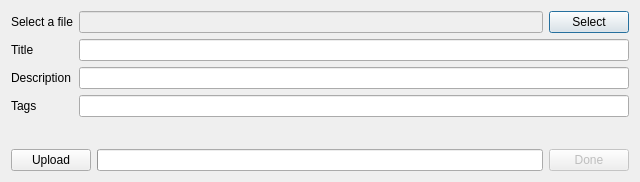
<?xml version="1.0" encoding="UTF-8"?>
<ui version="4.0">
 <class>uploadDialog</class>
 <widget class="QDialog" name="uploadDialog">
  <property name="geometry">
   <rect>
    <x>0</x>
    <y>0</y>
    <width>640</width>
    <height>173</height>
   </rect>
  </property>
  <property name="windowTitle">
   <string>Upload</string>
  </property>
  <layout class="QVBoxLayout" name="verticalLayout">
   <item>
    <layout class="QFormLayout" name="formLayout">
     <item row="0" column="0">
      <widget class="QLabel" name="label">
       <property name="text">
        <string>Select a file</string>
       </property>
      </widget>
     </item>
     <item row="0" column="1">
      <layout class="QHBoxLayout" name="horizontalLayout_2">
       <item>
        <widget class="QLineEdit" name="fileSelectEdit">
         <property name="enabled">
          <bool>false</bool>
         </property>
         <property name="readOnly">
          <bool>true</bool>
         </property>
        </widget>
       </item>
       <item>
        <widget class="QPushButton" name="fileSelectButton">
         <property name="text">
          <string>Select</string>
         </property>
        </widget>
       </item>
      </layout>
     </item>
     <item row="1" column="0">
      <widget class="QLabel" name="label_2">
       <property name="text">
        <string>Title</string>
       </property>
      </widget>
     </item>
     <item row="1" column="1">
      <widget class="QLineEdit" name="titleEdit"/>
     </item>
     <item row="2" column="0">
      <widget class="QLabel" name="label_3">
       <property name="text">
        <string>Description</string>
       </property>
      </widget>
     </item>
     <item row="2" column="1">
      <widget class="QLineEdit" name="descriptionBox"/>
     </item>
     <item row="3" column="0">
      <widget class="QLabel" name="label_4">
       <property name="text">
        <string>Tags</string>
       </property>
      </widget>
     </item>
     <item row="3" column="1">
      <widget class="QLineEdit" name="tagsEdit"/>
     </item>
    </layout>
   </item>
   <item>
    <layout class="QHBoxLayout" name="horizontalLayout_3">
     <item>
      <spacer name="horizontalSpacer">
       <property name="orientation">
        <enum>Qt::Horizontal</enum>
       </property>
       <property name="sizeHint" stdset="0">
        <size>
         <width>40</width>
         <height>20</height>
        </size>
       </property>
      </spacer>
     </item>
     <item>
      <widget class="QLabel" name="uploadLabel">
       <property name="text">
        <string/>
       </property>
      </widget>
     </item>
     <item>
      <spacer name="horizontalSpacer_2">
       <property name="orientation">
        <enum>Qt::Horizontal</enum>
       </property>
       <property name="sizeHint" stdset="0">
        <size>
         <width>40</width>
         <height>20</height>
        </size>
       </property>
      </spacer>
     </item>
    </layout>
   </item>
   <item>
    <layout class="QHBoxLayout" name="horizontalLayout">
     <item>
      <widget class="QPushButton" name="uploadButton">
       <property name="enabled">
        <bool>true</bool>
       </property>
       <property name="text">
        <string>Upload</string>
       </property>
      </widget>
     </item>
     <item>
      <widget class="QProgressBar" name="uploadProgress">
       <property name="value">
        <number>0</number>
       </property>
       <property name="textVisible">
        <bool>false</bool>
       </property>
       <property name="invertedAppearance">
        <bool>false</bool>
       </property>
      </widget>
     </item>
     <item>
      <widget class="QPushButton" name="doneButton">
       <property name="enabled">
        <bool>false</bool>
       </property>
       <property name="text">
        <string>Done</string>
       </property>
      </widget>
     </item>
    </layout>
   </item>
  </layout>
 </widget>
 <resources/>
 <connections>
  <connection>
   <sender>doneButton</sender>
   <signal>clicked()</signal>
   <receiver>uploadDialog</receiver>
   <slot>accept()</slot>
   <hints>
    <hint type="sourcelabel">
     <x>607</x>
     <y>179</y>
    </hint>
    <hint type="destinationlabel">
     <x>591</x>
     <y>107</y>
    </hint>
   </hints>
  </connection>
 </connections>
</ui>
